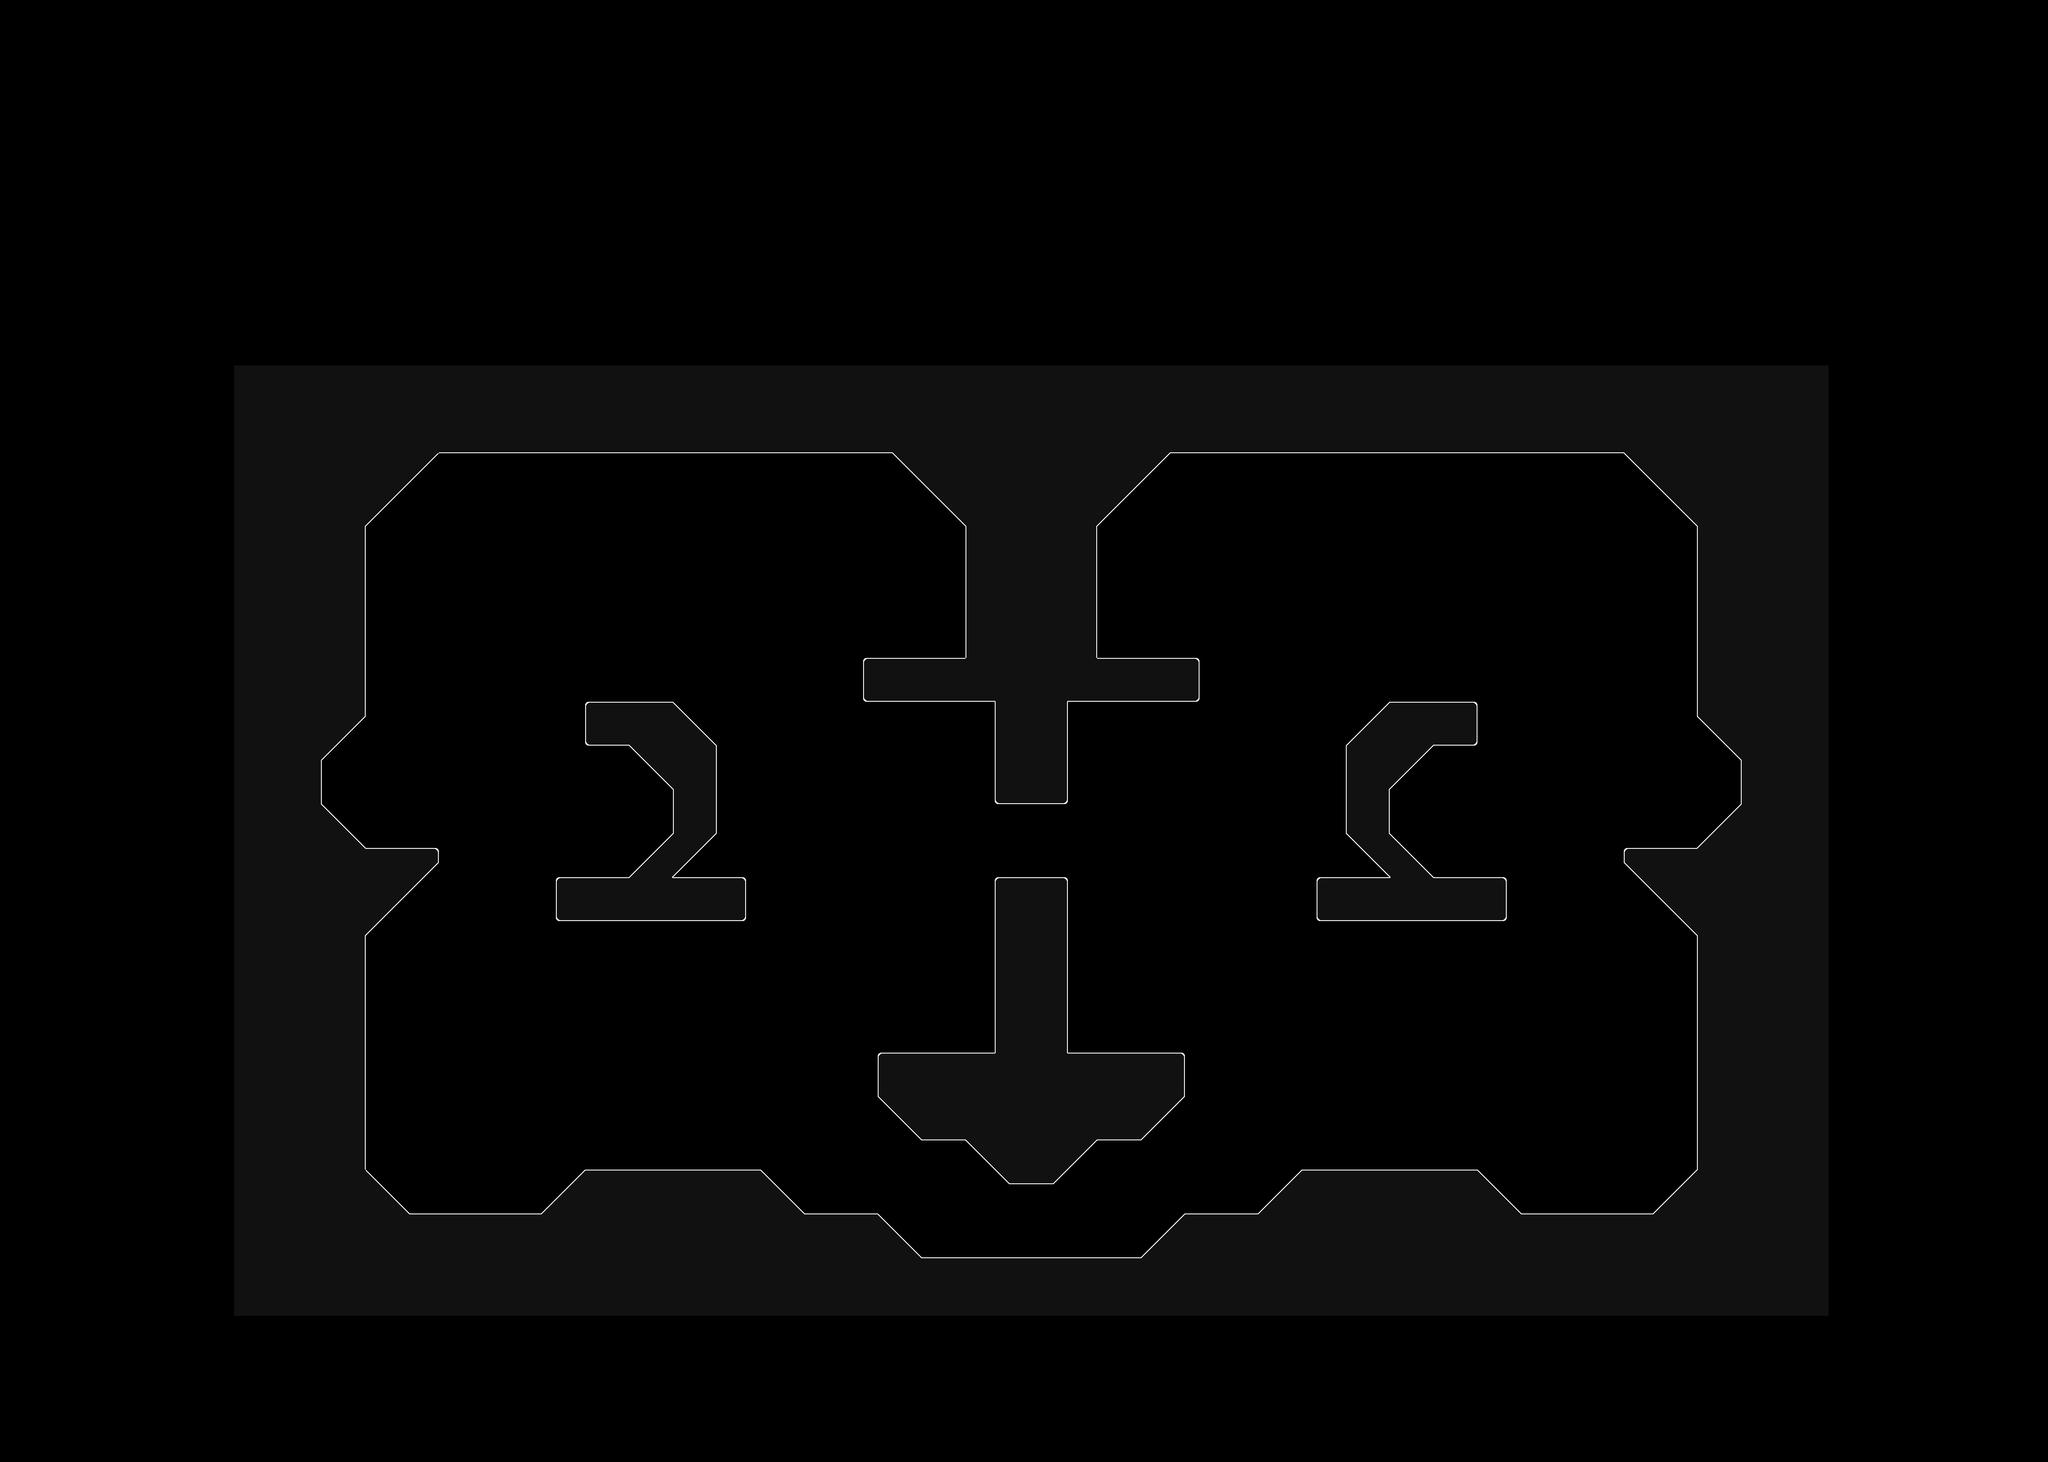

A 2D game scene composited from a Tiled map and its tileset images. What follows is a short description and the map's XML, with each tile layer's data collapsed to a summary:
An orthogonal 140x100 tile map with 32x32 px tiles, 1 tile layer (Tile Layer 1) and 133 objects (84x BotPoint, 10x Start, 8x Dummy, 6x WaveSpawn, 5x PrefabWeapon, ...).

<map version="1.8" tiledversion="1.8.4" orientation="orthogonal" renderorder="right-down" compressionlevel="0" width="140" height="100" tilewidth="32" tileheight="32" infinite="0" nextlayerid="8" nextobjectid="142">
 <properties>
  <property name="customShader" type="bool" value="true" />
 </properties>
 <tileset firstgid="1" source="main_0.tsx" />
 <layer id="1" name="Tile Layer 1" width="140" height="100">
  <data>[14000 cells, 3109 non-empty, 17 distinct tile ids]</data>
 </layer>
 <objectgroup id="7" name="bot-layer">
  <object id="53" name="BotPoint" type="BotPoint" x="1056" y="2624">
   <polyline points="0,0 192,-96" />
  </object>
  <object id="54" name="BotPoint" type="BotPoint" x="1056" y="2560">
   <properties>
    <property name="multiplier0" type="float" value="0.1" />
    <property name="multiplier1" type="float" value="1" />
    <property name="valid1" type="bool" value="true" />
   </properties>
   <polyline points="0,64 0,-800" />
  </object>
  <object id="55" name="BotPoint" type="BotPoint" x="1248" y="2528">
   <polyline points="0,0 224,0" />
  </object>
  <object id="56" name="BotPoint" type="BotPoint" x="1632" y="2496">
   <polyline points="-160,32 64,32" />
  </object>
  <object id="59" name="BotPoint" type="BotPoint" x="1792" y="2464">
   <polyline points="-96,64 160,160" />
  </object>
  <object id="60" name="BotPoint" type="BotPoint" x="2112" y="2624">
   <polyline points="-160,0 64,96" />
  </object>
  <object id="61" name="BotPoint" type="BotPoint" x="2304" y="2656">
   <polyline points="-128,64 32,64" />
  </object>
  <object id="62" name="BotPoint" type="BotPoint" x="2432" y="2656">
   <polyline points="-96,64 128,-32" />
  </object>
  <object id="63" name="BotPoint" type="BotPoint" x="2688" y="2496">
   <polyline points="-128,128 128,32" />
  </object>
  <object id="64" name="BotPoint" type="BotPoint" x="2624" y="2560">
   <polyline points="192,-32 416,-32" />
  </object>
  <object id="65" name="BotPoint" type="BotPoint" x="3008" y="2528">
   <polyline points="32,0 256,0" />
  </object>
  <object id="66" name="BotPoint" type="BotPoint" x="3360" y="2496">
   <polyline points="-96,32 96,128" />
  </object>
  <object id="67" name="BotPoint" type="BotPoint" x="3488" y="2336">
   <properties>
    <property name="multiplier0" type="float" value="0.1" />
    <property name="multiplier1" type="float" value="1" />
    <property name="valid1" type="bool" value="true" />
   </properties>
   <polyline points="-32,288 -32,-576" />
  </object>
  <object id="68" name="BotPoint" type="BotPoint" x="1536" y="2240">
   <polyline points="160,128 416,32" />
  </object>
  <object id="69" name="BotPoint" type="BotPoint" x="1504" y="2272">
   <polyline points="192,256 192,96" />
  </object>
  <object id="70" name="BotPoint" type="BotPoint" x="1472" y="2272">
   <polyline points="0,256 224,96" />
  </object>
  <object id="71" name="BotPoint" type="BotPoint" x="2048" y="1824">
   <polyline points="0,32 160,64" />
  </object>
  <object id="72" name="BotPoint" type="BotPoint" x="2368" y="1856">
   <polyline points="-160,32 -64,32" />
  </object>
  <object id="73" name="BotPoint" type="BotPoint" x="2400" y="1856">
   <polyline points="-96,32 64,0" />
  </object>
  <object id="74" name="BotPoint" type="BotPoint" x="1408" y="2208">
   <polyline points="-160,0 -352,-448" />
  </object>
  <object id="75" name="BotPoint" type="BotPoint" x="1344" y="2208">
   <polyline points="-96,0 -96,320" />
  </object>
  <object id="76" name="BotPoint" type="BotPoint" x="1440" y="2240">
   <polyline points="-192,-32 32,288" />
  </object>
  <object id="77" name="BotPoint" type="BotPoint" x="1504" y="2176">
   <polyline points="-256,32 96,32" />
  </object>
  <object id="78" name="BotPoint" type="BotPoint" x="1696" y="2080">
   <polyline points="-96,128 -224,448" />
  </object>
  <object id="79" name="BotPoint" type="BotPoint" x="1728" y="2080">
   <polyline points="-128,128 -32,288" />
  </object>
  <object id="80" name="BotPoint" type="BotPoint" x="1760" y="2048">
   <polyline points="-160,160 192,224" />
  </object>
  <object id="82" name="BotPoint" type="BotPoint" x="1696" y="2048">
   <polyline points="-96,160 96,-192" />
  </object>
  <object id="83" name="BotPoint" type="BotPoint" x="1888" y="1952">
   <polyline points="64,320 -96,-96" />
  </object>
  <object id="84" name="BotPoint" type="BotPoint" x="2016" y="2016">
   <polyline points="-64,256 32,-160" />
  </object>
  <object id="85" name="BotPoint" type="BotPoint" x="1856" y="1728">
   <polyline points="-64,128 192,128" />
  </object>
  <object id="86" name="BotPoint" type="BotPoint" x="2112" y="2176">
   <polyline points="-160,96 -64,96" />
  </object>
  <object id="87" name="BotPoint" type="BotPoint" x="2112" y="2080">
   <polyline points="-64,192 -64,-224" />
  </object>
  <object id="88" name="BotPoint" type="BotPoint" x="2496" y="2048">
   <polyline points="-32,224 -32,-192" />
  </object>
  <object id="89" name="BotPoint" type="BotPoint" x="2560" y="2272">
   <polyline points="-96,0 0,0" />
  </object>
  <object id="90" name="BotPoint" type="BotPoint" x="2528" y="2048">
   <polyline points="32,224 -64,-192" />
  </object>
  <object id="91" name="BotPoint" type="BotPoint" x="2624" y="1856">
   <polyline points="-160,0 96,0" />
  </object>
  <object id="92" name="BotPoint" type="BotPoint" x="2656" y="2080">
   <polyline points="-96,192 64,-224" />
  </object>
  <object id="93" name="BotPoint" type="BotPoint" x="2720" y="2304">
   <polyline points="-160,-32 192,-96" />
  </object>
  <object id="94" name="BotPoint" type="BotPoint" x="2816" y="2048">
   <polyline points="96,160 -96,-192" />
  </object>
  <object id="95" name="BotPoint" type="BotPoint" x="2496" y="2336">
   <polyline points="320,32 64,-64" />
  </object>
  <object id="96" name="BotPoint" type="BotPoint" x="2816" y="2432">
   <polyline points="0,96 0,-64" />
  </object>
  <object id="97" name="BotPoint" type="BotPoint" x="3072" y="2368">
   <polyline points="-256,0 -32,160" />
  </object>
  <object id="98" name="BotPoint" type="BotPoint" x="2976" y="2272">
   <polyline points="-64,-64 -160,96" />
  </object>
  <object id="99" name="BotPoint" type="BotPoint" x="3008" y="2336">
   <polyline points="-96,-128 32,192" />
  </object>
  <object id="100" name="BotPoint" type="BotPoint" x="3296" y="2208">
   <polyline points="-384,0 -32,0" />
  </object>
  <object id="101" name="BotPoint" type="BotPoint" x="3232" y="2304">
   <polyline points="32,-96 32,224" />
  </object>
  <object id="102" name="BotPoint" type="BotPoint" x="3232" y="2336">
   <polyline points="-192,192 32,-128" />
  </object>
  <object id="103" name="BotPoint" type="BotPoint" x="3392" y="1952">
   <polyline points="-128,256 64,-192" />
  </object>
  <object id="104" name="BotPoint" type="BotPoint" x="1184" y="1664">
   <polyline points="96,224 -128,96" />
  </object>
  <object id="105" name="BotPoint" type="BotPoint" x="896" y="1600">
   <polyline points="0,224 160,160" />
  </object>
  <object id="106" name="BotPoint" type="BotPoint" x="1056" y="1280">
   <polyline points="0,480 0,160" />
  </object>
  <object id="108" name="BotPoint" type="BotPoint" x="1280" y="1280">
   <polyline points="32,224 -224,160" />
  </object>
  <object id="109" name="BotPoint" type="BotPoint" x="1472" y="1440">
   <polyline points="32,64 -160,64" />
  </object>
  <object id="110" name="BotPoint" type="BotPoint" x="1664" y="1344">
   <polyline points="128,512 -64,256" />
  </object>
  </objectgroup>
 <objectgroup id="2" name="collision-layer">
  <!-- 4 objects omitted --></objectgroup>
 <objectgroup id="3" name="event-layer">
  <!-- 33 objects omitted --></objectgroup>
 <objectgroup id="6" name="objective">
  <!-- 6 objects omitted --></objectgroup>
 <objectgroup id="4" name="dm" />
 <objectgroup id="5" name="arena">
  <!-- 6 objects omitted --></objectgroup>
</map>
<!-- 79 of 133 objects omitted -->
